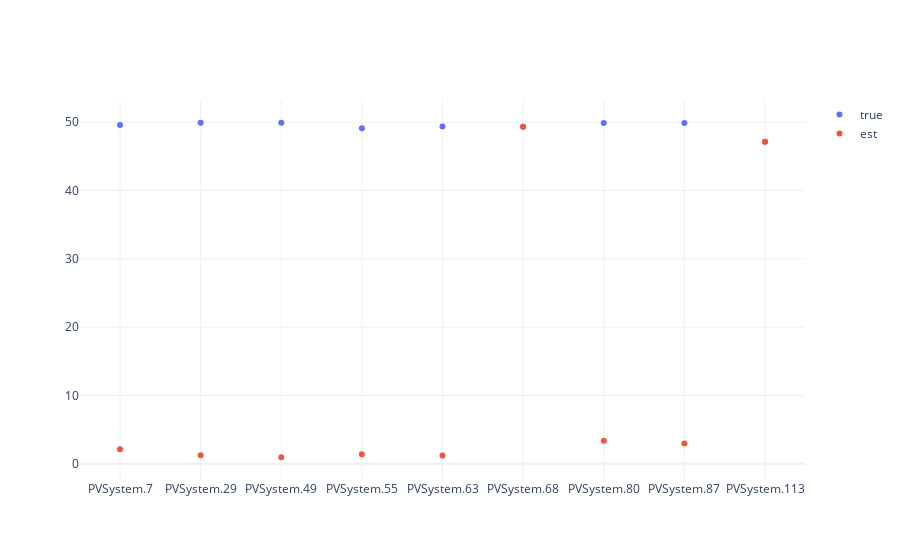

Notebook cell for this chart:
### Code cell
true = pv_true.loc[ts]
est = pv_est.loc[ts]

fig = make_subplots(rows=1, cols=1)
fig.add_trace(go.Scatter(name="true", x=true.index, y=true.values.real, mode="markers"), row=1, col=1)
fig.add_trace(
    go.Scatter(name="est", x=est.index, y=est.values.real, mode="markers"), row=1, col=1
)
fig.update_layout(template="plotly_white")
fig.show()

### Figure 1 — Plotly figure (JSON) as saved in the notebook; plotly's stock layout.template omitted (floating-point values rounded to 4 significant figures)
{"data": [{"mode": "markers", "name": "true", "type": "scatter", "x": ["PVSystem.7", "PVSystem.29", "PVSystem.49", "PVSystem.55", "PVSystem.63", "PVSystem.68", "PVSystem.80", "PVSystem.87", "PVSystem.113"], "xaxis": "x", "y": [49.61, 49.93, 49.93, 49.1, 49.38, 49.33, 49.88, 49.88, 47.16], "yaxis": "y"}, {"mode": "markers", "name": "est", "type": "scatter", "x": ["PVSystem.7", "PVSystem.29", "PVSystem.49", "PVSystem.55", "PVSystem.63", "PVSystem.68", "PVSystem.87", "PVSystem.80", "PVSystem.113"], "xaxis": "x", "y": [2.132, 1.261, 0.9511, 1.373, 1.224, 49.33, 2.982, 3.358, 47.16], "yaxis": "y"}], "layout": {"autosize": true, "xaxis": {"anchor": "y", "autorange": true, "domain": [0, 1], "range": [-0.5159, 8.516], "type": "category"}, "yaxis": {"anchor": "x", "autorange": true, "domain": [0, 1], "range": [-3.091, 53.97], "type": "linear"}}}
